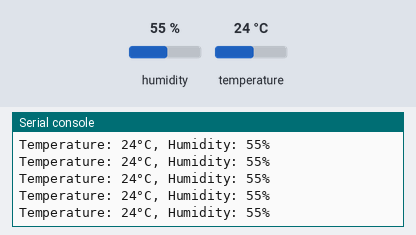
A program run on a simulated Raspberry Pi Pico running MicroPython. On the bench: the last lines printed to the serial console. Inputs (shaded band) come from the test bench; at power-on: humidity 55 %, temperature 24 °C.

Above: at 1.2 s.
1.3 s: humidity set to 22 %
At 2.2 s:
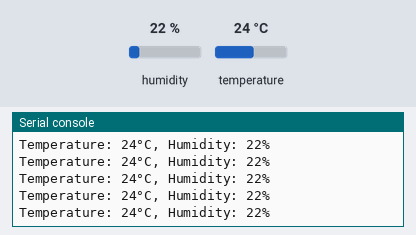
2.8 s: temperature set to 12 °C
At 3.3 s:
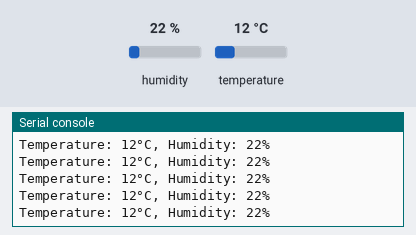
4.3 s: humidity set to 40 %
At 4.9 s:
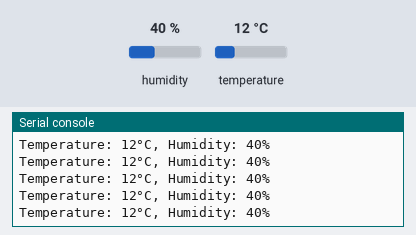
Timing chart, 0 to 7.3 s (numbered marks = the images above; inputs shaded):
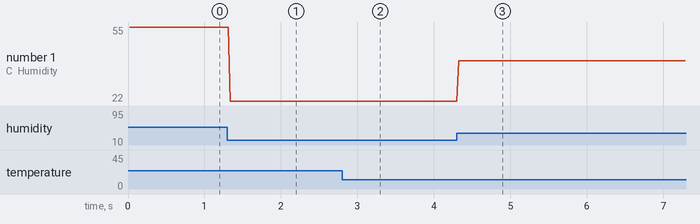

Measured:
- after the input at 1.3 s, the serial console: prints a new line at once (image 1)
- after the input at 2.8 s, the serial console: prints a new line at once (image 2)
- after the input at 4.3 s, the serial console: prints a new line at once (image 3)
- plotted number 1: 55 → 22 after the input at 1.3 s, 22 → 40 after the input at 4.3 s

The program:

Photoresistor.py
```python
from machine import Pin, ADC
import dht
import time

photoresistor = ADC(Pin(26))
temphum = dht.DHT11(Pin(15))

while True:
    # lumens = photoresistor.read_u16() * 3.3 / 65535
    # time.sleep(1)

    # lumens = lumens * -0.38 +  1.0204
    # print(lumens)

    temphum.measure()
    temperature = temphum.temperature()
    humidity = temphum.humidity()
    print(f"Temperature: {temperature}°C, Humidity: {humidity}%")
```
